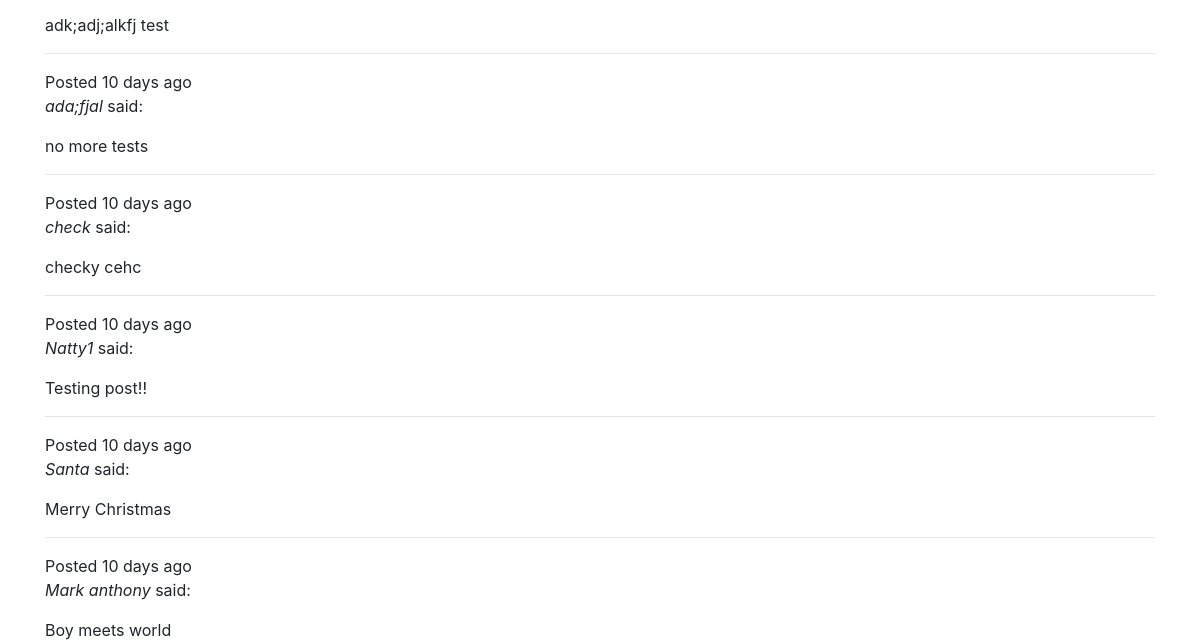
The page /guest-book (lower part) on the database as committed earlier.
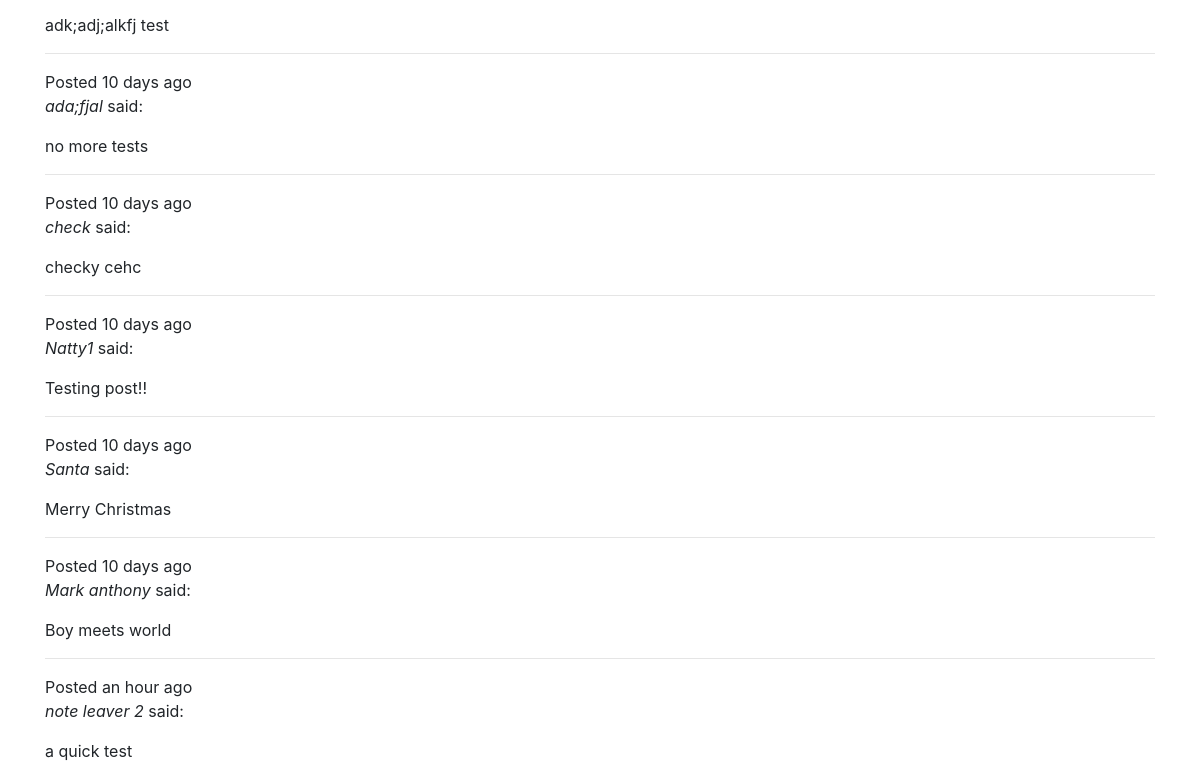
The same page on the database as committed later.
### boatparty/models.py (models this page shows, shortened)
class GuestBookPost(db.Model):
    id = db.Column(db.Integer, primary_key=True)
    posted_at = db.Column(db.DateTime, nullable=False, default=datetime.utcnow)
    name = db.Column(db.String(80), unique=True, nullable=False)
    post_md = db.Column(db.Text, unique=True, nullable=False)
    post_html = db.Column(db.Text, unique=True, nullable=False)

### boatparty/routes.py (the view, shortened to what this page needs)
@main.route('/guest-book', methods=['GET', 'POST'])
def guest_book():
    form = GuestBookForm()
    title = 'Guest Book'
    posts = GuestBookPost.query.all()
    return render_template('guest-book.html', title=title, form=form, posts=posts)

### boatparty/templates/guest-book.html (shortened to what this page needs)
{% extends 'base.html' %}
{% block app_content %}
<div>
    {% for post in posts %}
    <hr>
    <p>Posted {{ moment(post.posted_at).fromNow() }} <br>
        <i>{{ post.name }}</i> said:</p>
    {{ post.post_html | safe }}
    {% endfor %}
</div>
{% endblock %}

Rows that differ between the two databases and show on the page:
added GuestBookPost: posted_at "an hour ago", name "note leaver 2", post_html "a quick test"
